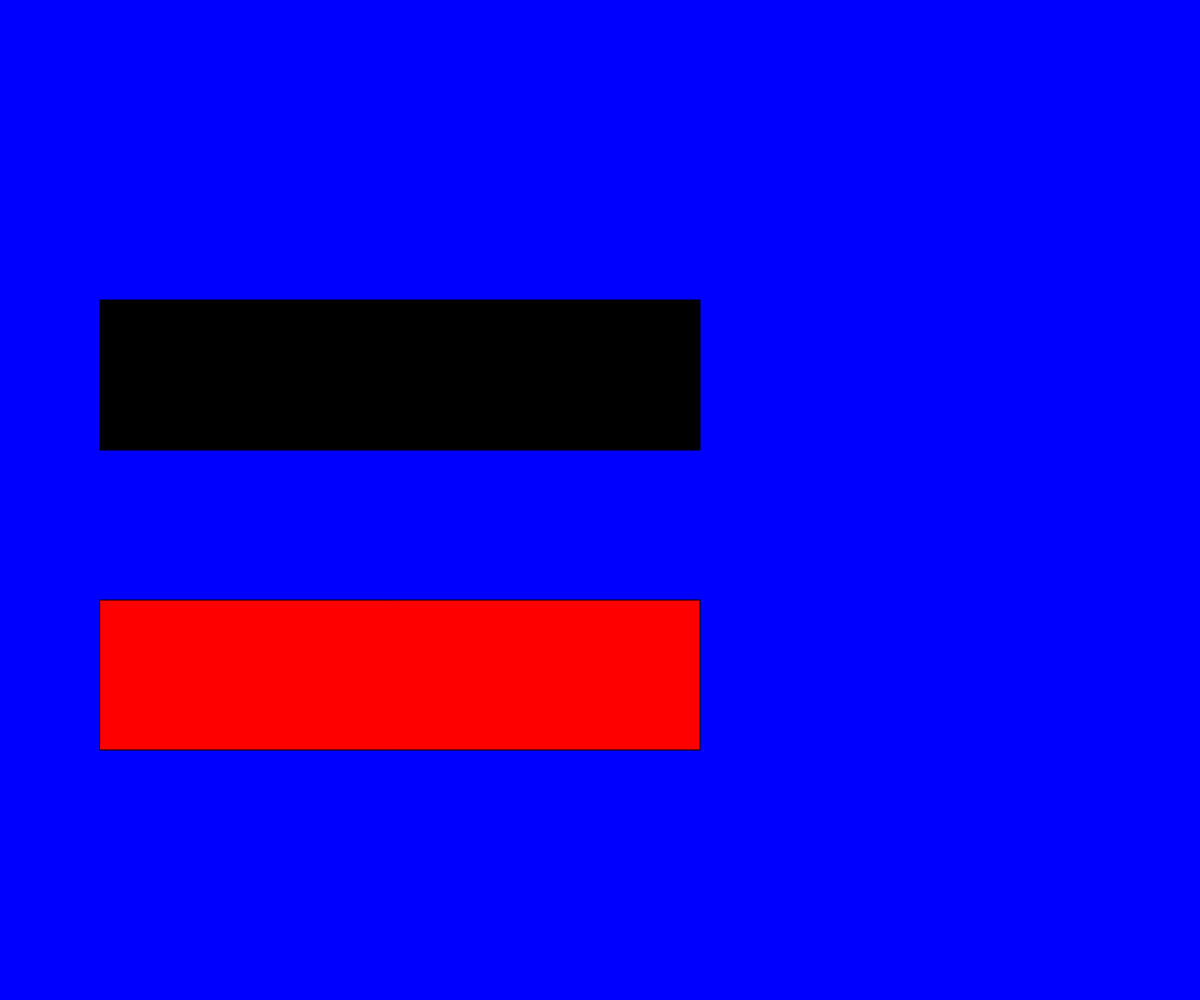
Frame 1 (no input)
Frame 60 (no input): identical to frame 1, image omitted
Frame 120 (the mouse pressed at the canvas centre since frame 60): identical to frame 1, image omitted

The p5.js sketch that drew this single still picture (run headless with seeded random() and noise() and a simulated clock; from frame 60 on, the mouse is pressed at the canvas centre):

// p5.js sketch
// ── sketch.js
// Project Title
// Your Name
// Date
//
// Extra for Experts:
// - describe what you did to take this project "above and beyond"

let bgButton;
let shapeButton;
let bgColour = "blue";
let isShapeDisplayed = false;

function setup() {
  createCanvas(windowWidth, windowHeight);

  bgButton = new Button(100, 300, 600, 150, "grey", "black");
  shapeButton = new Button(100, 600, 600, 150, "pink", "red");
}

function draw() {
  background(bgColour);
  bgButton.display();
  shapeButton.display();

  if(isShapeDisplayed){
    fill("black");
    circle(600, 200, 100);
  }
}

function mousePressed(){

  if(bgButton.isPointInButton(mouseX, mouseY)){
    bgColour = "green";
  }
  if (shapeButton.isPointInButton(mouseX, mouseY)){
    isShapeDisplayed = !isShapeDisplayed;
  }
}

class Button{
  constructor(x, y, buttonWidth, buttonHeight, hoverColour, notHoverColour){
    this.x  = x;
    this.y = y;
    this.height = buttonHeight;
    this.width = buttonWidth;
    this.notHoverColour = notHoverColour;
    this.hoverColour = hoverColour;
  }

  display(){
    if (this.isPointInButton(mouseX, mouseY)){
      fill(this.hoverColour);
    }
    else{
      fill(this.notHoverColour);
    }
    rect(this.x, this.y, this.width, this.height);
  }

  isPointInButton(x, y){
    return x >= this.x && x <= this.x + this.width && y >= this.y && y <= this.y + this.height;
  }
}
